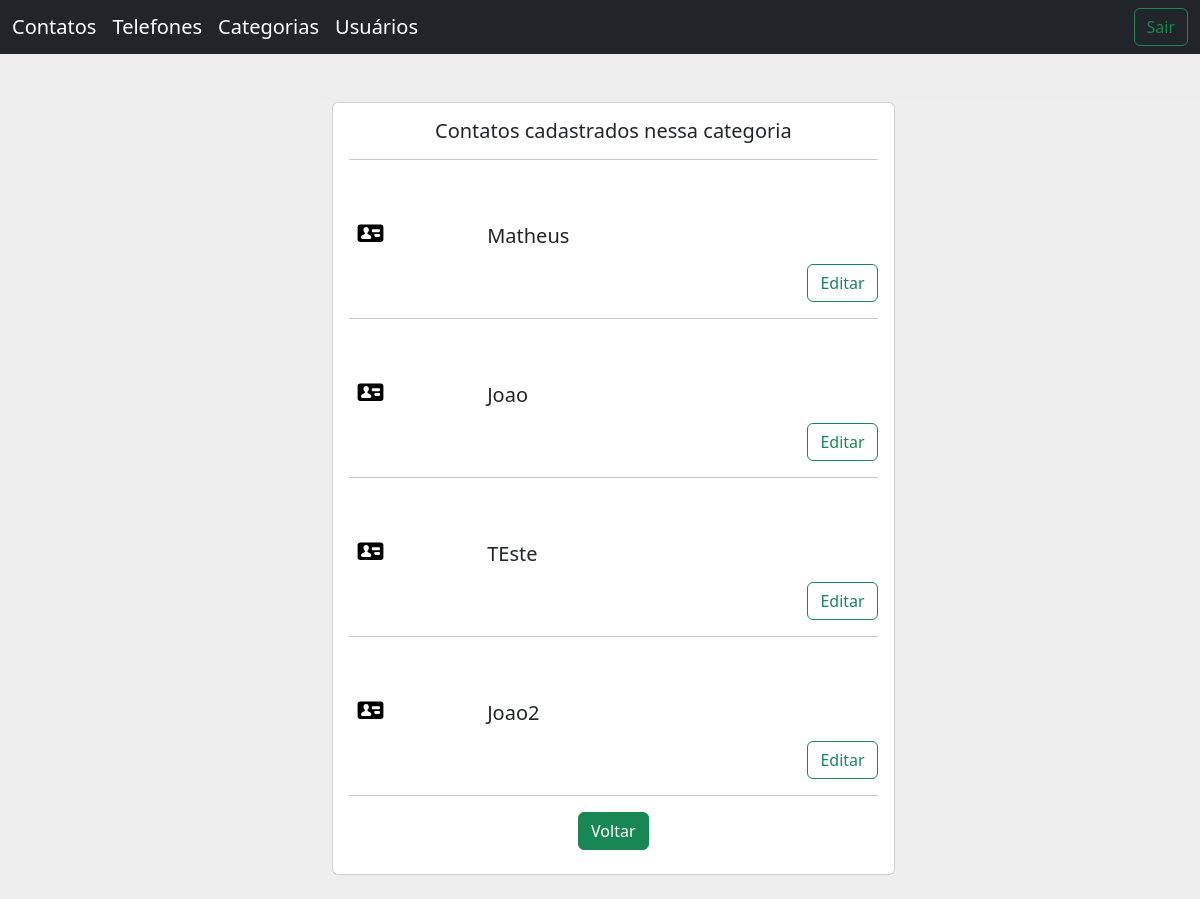
The app's page /viewCategoria.php?id=A (signed in) with its own data.
### tables this page shows
CREATE TABLE `contatos` (
  `Fk_Categoria` varchar(2) NOT NULL,
  `Id_Contato` int(11) NOT NULL,
  `Contato_Nome` varchar(255) NOT NULL,
  `Email` varchar(100) NOT NULL,
  `CEP_Contato` decimal(8,0) NOT NULL,
  `Endereco_UF` varchar(2) NOT NULL,
  `Endereco_Cidade` varchar(100) NOT NULL,
  `Endereco_Bairro` varchar(100) NOT NULL,
  `Endereco_Rua` varchar(100) NOT NULL,
  `Endereco_Nro` varchar(20) NOT NULL,
  `Endereco_Compl` varchar(50) NOT NULL,
  `Favorito` tinyint(1) DEFAULT 0,
  `Flag` tinyint(1) DEFAULT 0,
  `Fk_Usuario` varchar(31) NOT NULL
);

### viewCategoria.php (the view, shortened to what this page needs)
<?php
include( 'controlpanel/acesso.php' );
$id = addslashes($_GET[ 'id' ]);
$sqlCat2 = "SELECT * FROM categorias INNER JOIN contatos ON categorias.categoria_Id = contatos.Fk_Categoria
               WHERE categoria_Id = '$id'";
$requestcat2 = $banco->query( $sqlCat2 );
?>
<!doctype html>
<html lang="pt-br">
  <head>
    <link rel="stylesheet" href="./css/style.css">
    <link href="https://cdn.jsdelivr.net/npm/bootstrap@5.2.1/dist/css/bootstrap.min.css" rel="stylesheet">
  </head>
  <body>
  <header class="mb-5">
      <nav class="navbar navbar-dark navbar-expand-lg bg-dark">
          <div class="container-fluid">
            <div class="collapse navbar-collapse" id="navbarTogglerDemo03">
              <ul class="navbar-nav me-auto mb-2 mb-lg-0">
              <li class="nav-item">
                <a class="navbar-brand" href="home.php">Contatos</a>
              </li>
                <li class="nav-item">
                  <a class="navbar-brand" aria-current="page" href="telefones.php">Telefones</a>
                </li>
                <li class="nav-item">
                  <a class="navbar-brand" href="categorias.php">Categorias</a>
                </li>
                <li class="nav-item">
                  <a class="navbar-brand" href="usuarios.php">Usuários</a>
                </li>
              </ul>
              <a class="btn btn-outline-success" href="logout.php">Sair</a>
            </div>
          </div>
      </nav>
</header>
  <main>
        <section style="background-color: #eee;" class="boxPerfilDois">
          <div class="container ">
            <div class="row">
              <div class="col-lg-8">
                <div class="card mb-4">
                  <div class="card-body">
                    <h5 class="card-title d-flex justify-content-center">Contatos cadastrados nessa categoria </h5>
                    <?php while ($rowCat2 = mysqli_fetch_array( $requestcat2 )) { ?>
                      <hr>
                    <div class="row">
                      <div class="col-sm-3">
                        <img class="categoriaView" src="./image/svgViewCategoria/contact-svgrepo-com.svg" alt="CategoriaView">
                      </div>
                      <div class="col-sm-9">
                        <p class="text-muted mb-5"> <h5> <?php echo $rowCat2['Contato_Nome'];?></h5></p>
                      </div>
                      <div class="d-flex justify-content-end">
                        <a class="btn btn-outline-success categoriaBtEditar" href="updateContato.php?id=<?php echo $rowCat2['Id_Contato']; ?>">Editar</a>
                      </div>
                    </div>
                    <?php } ?>
                    <hr>
                    <div class="d-flex justify-content-center mb-2 ">
                        <a class="btn btn-success" href="javascript:history.back();">Voltar</a>
                    </div>
                  </div>
                </div>
              </div>
            </div>
          </div>
        </section>
  </main>
</body>
</html>

### css/style.css (style rules this page uses)
body { background-color: rgb(237, 237, 237) !important; }
main { width: 100%; height: auto; display: flex; flex-direction: column; }
.boxPerfilDois { margin-left: 20rem; }
.categoriaView { width: 38%; margin-top: 36px; }

### records on screen
contatos: Contato_Nome "Matheus"
contatos: Contato_Nome "Joao"
contatos: Contato_Nome "TEste"
contatos: Contato_Nome "Joao2"
